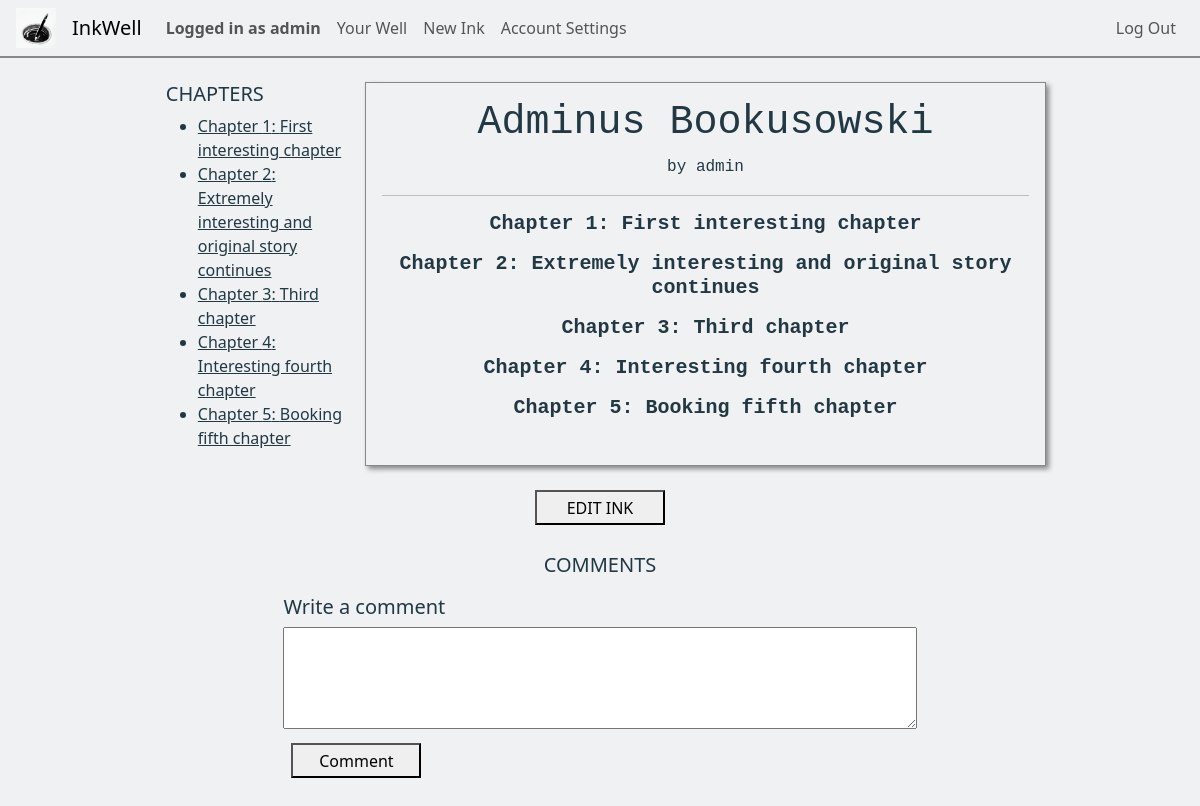
The page /ink_view/6 (signed in) on the database its author committed.
### inkwell/models.py (models this page shows, shortened)
class User(AbstractUser):
    about = models.CharField(max_length=250, default="")
    profilePicture = models.ImageField(upload_to='', blank=True, null=True)
    YourCoAuthorRequests = models.PositiveIntegerField(default=0) # Amount of co-author requests the author made to other inks
    def __str__(self):
        return f"{self.username}"

class Chapter(models.Model):
    chapterNumber = models.PositiveIntegerField(default=1)
    chapterTitle = models.CharField(max_length=64)
    chapterContents = QuillField()
    chapterInkOrigin = models.ForeignKey(Ink, on_delete=models.CASCADE, related_name="chapterInkOrigin", default="")

class Ink(models.Model):
    wellOrigin = models.ForeignKey(Well, on_delete=models.CASCADE, related_name="well_pk", default="")
    inkOwner = models.ForeignKey(User, on_delete=models.CASCADE, related_name="ink_owner", default="")
    coAuthors = models.ManyToManyField(User, related_name="CoAuthors",blank=True)
    privateStatus = models.BooleanField(default=False)
    updateStatus = models.BooleanField(default=False) # If the Ink is edited at least once, this changes to true
    ink_following = models.ManyToManyField(User, related_name="ink_following",blank=True)
    genre = models.CharField(max_length=64, default="")
    description = models.CharField(max_length=500, default="")
    title = models.CharField(max_length=64, default="")
    content = models.TextField()
    views = models.PositiveBigIntegerField(default=0)
    creation_date = models.DateTimeField(default=timezone.now, editable=False)

### inkwell/views.py (the view)
# urls.py: path('ink_view/<int:inkID>', views.ink_view, name='ink_view'),
def ink_view(request, inkID):
    viewedInk = Ink.objects.get(id=inkID)
    chapters = Chapter.objects.filter(chapterInkOrigin=viewedInk).order_by("chapterNumber")
    current_user = User.objects.get(pk=request.user.pk)
    following_check = False
    viewedInk.views += 1
    viewedInk.save()
    try:
        ink_followed = Ink.objects.get(ink_following=current_user)
        if ink_followed:
            following_check = True
    except Ink.DoesNotExist:
        pass
    comments = Comment.objects.filter(commentInkOrigin=viewedInk)
    if request.method == "POST":
        if "commentContents" in request.POST:
            commentContents = request.POST.get("commentContents")
            new_comment = Comment(content=commentContents, commentInkOrigin=viewedInk, commentAuthor=current_user)
            new_comment.save()
            time.sleep(1)
    return render(request, "inkwell/ink_view.html", {
        "ink": viewedInk,
        "chapters": chapters,
        "following_check": following_check,
        "comments": comments
    })

### inkwell/templates/inkwell/ink_view.html (shortened to what this page needs)
{% extends "inkwell/layout.html" %}
{% block body %}
<div class="container-flex inkViewContainer">
    <div class="row mt-2">
        <div class="col-3 chapterListCol">
            <div class="chaptersListView">
                <h5 class="text-start">CHAPTERS</h5>
                <ul class="chapter-list">
                    {% for chapter in chapters %}
                        <a href="#anchorChapter{{ chapter.chapterNumber }}"><li>Chapter {{ chapter.chapterNumber }}: {{ chapter.chapterTitle }}</li></a>
                    {% endfor %}
                </ul>
            </div>
        </div>
        <div class="col-7 inkViewContents">
            <div class="inkViewTitleColumn">
                <h1 class="text-center title">{{ ink.title }}</h1>
                <span class="author-credit text-center">by {{ ink.inkOwner }}</span>
                <hr>
            </div>
            {% for chapter in chapters %}
            <div id="anchorChapter{{chapter.chapterNumber}}">
                <h5 class="text-center lead chapterTitle">Chapter {{ chapter.chapterNumber}}: {{chapter.chapterTitle}}</h5>
            </div>
            {% endfor %}
        </div>
        <div class="col-3 inkViewCommentsNButtonsColumn">
            <a href="{% url 'edit_ink' inkID=ink.id %}" class="edit-ink-btn"><button>EDIT INK</button></a>
            <h5 class="text-center">COMMENTS</h5>
            <form class="form" action="{% url 'ink_view' inkID=ink.id %}" method="post" name="commentForm">
                <h5 class="lead">Write a comment</h5>
                <textarea class="commentContents" rows="4" cols="50" name="commentContents"></textarea>
                <button type="submit">Comment</button>
            </form>
        </div>
    </div>
</div>
{% endblock%}

### inkwell/templates/inkwell/layout.html (shortened to what this page needs)
{% load static %}
<!DOCTYPE html>
<html lang="en">
    <head>
        <link href="https://cdn.jsdelivr.net/npm/bootstrap@5.3.0/dist/css/bootstrap.min.css" rel="stylesheet">
        <link href="{% static 'inkwell/styles.css' %}" rel="stylesheet">
    </head>
    <body>
        <nav class="navbar navbar-expand-lg">
            <img class="nav-logo" src="{% static 'inkwell/inkwell1.ico' %}" width="40px" height="40px">
            <a class="navbar-brand" href="{% url 'index' %}">InkWell</a>
            <div class="collapse navbar-collapse" id="navbarNav">
                <ul class="navbar-nav d-flex justify-content-start nav-left col">
                    {% if user.is_authenticated %}
                        <li class="nav-item">
                            <span class="nav-link text-center loggedInAs">Logged in as {{request.user.username}}</span>
                        </li>
                        <li class="nav-item">
                            <a class="nav-link text-center" href="{% url 'well' username=user.username %}">Your Well</a>
                        </li>
                        <li class="nav-item">
                            <a class="nav-link text-center" href="{% url 'newInk' %}">New Ink</a>
                        </li>
                        <li class="nav-item">
                            <a class="nav-link text-center" href="{% url 'settings' %}">Account Settings</a>
                        </li>
                    {% endif %}
                </ul>
                <ul class="navbar-nav d-flex justify-content-end nav-right col-2">
                    {% if user.is_authenticated %}
                        <li class="nav-item">
                            <a class="nav-link" href="{% url 'logout' %}">Log Out</a>
                        </li>
                    {% endif %}
                </ul>
            </div>
          </nav>
        <div class="body">
            {% block body %}
            {% endblock %}
        </div>
    </body>
</html>

### inkwell/static/inkwell/styles.css (style rules this page uses)
:root { --black: #020202ff; --dark-green: #0d2818ff; --pakistan-green: #04471cff; --sea-green: #058c42ff; --malachite: #16db65ff; --coquelicot: #f15025ff; --white: #ffffffff; --platinum: #e6e8e6ff; --timberwolf: #ced0ceff; --eerie-black: #191919ff; --gunmetal: #223843ff; --antiflash-white: #eff1f3ff; --timberwolf: #dbd3d8ff; --desert-sand: #d8b4a0ff; --burnt-sienna: #d77a61ff; --primary-color: var(--antiflash-white); --secondary-color: var(--antiflash-white); --background-color: var(--platinum); --text-color: var(--gunmetal); --border-color: #888888; }
.navbar-brand, .nav-logo { margin-left: 1rem; }
.loggedInAs { font-weight: bold; }
.navbar { border-bottom: 2px var(--border-color) solid; }
.nav-right { margin-right: 1rem; }
p, a, h1, h2, h3, h4, h5, span { color: var(--text-color); }
body { background-color: var(--primary-color); }
@media only screen and (max-width: 1296px) { .inkViewCommentsNButtonsColumn { width: 100%; flex-direction: column; display: flex; align-items: center; margin-top: 1rem; } }
.chapterListCol { width: 211px; }
.inkViewContainer .row { margin: 0; display: flex; justify-content: center; }
.inkViewTitleColumn { display: flex; flex-direction: column; }
.inkViewCommentsNButtonsColumn { gap: 10px; }
.inkViewCommentsNButtonsColumn button { width: 130px; height: 35px; margin: 0.5rem; }
.inkViewContents { background-color: var(--secondary-color); border: 1px var(--border-color) solid; font-family: 'Courier New', Courier, monospace; padding: 1rem; box-shadow: 3px 3px 5px #888888; }
.chapterTitle { font-weight: bold; }
.commentContents { width: 100%; box-sizing: border-box; resize: vertical; }
.row { padding: 1rem; margin: 0; }

### rows shown on the page
User: user.username "admin"
Chapter: chapterNumber "1", chapterTitle "First interesting chapter"
Chapter: chapterNumber "2", chapterTitle "Extremely interesting and original story continues"
Chapter: chapterNumber "3", chapterTitle "Third chapter"
Chapter: chapterNumber "4", chapterTitle "Interesting fourth chapter"
Chapter: chapterNumber "5", chapterTitle "Booking fifth chapter"
Ink: title "Adminus Bookusowski", inkOwner "admin"
